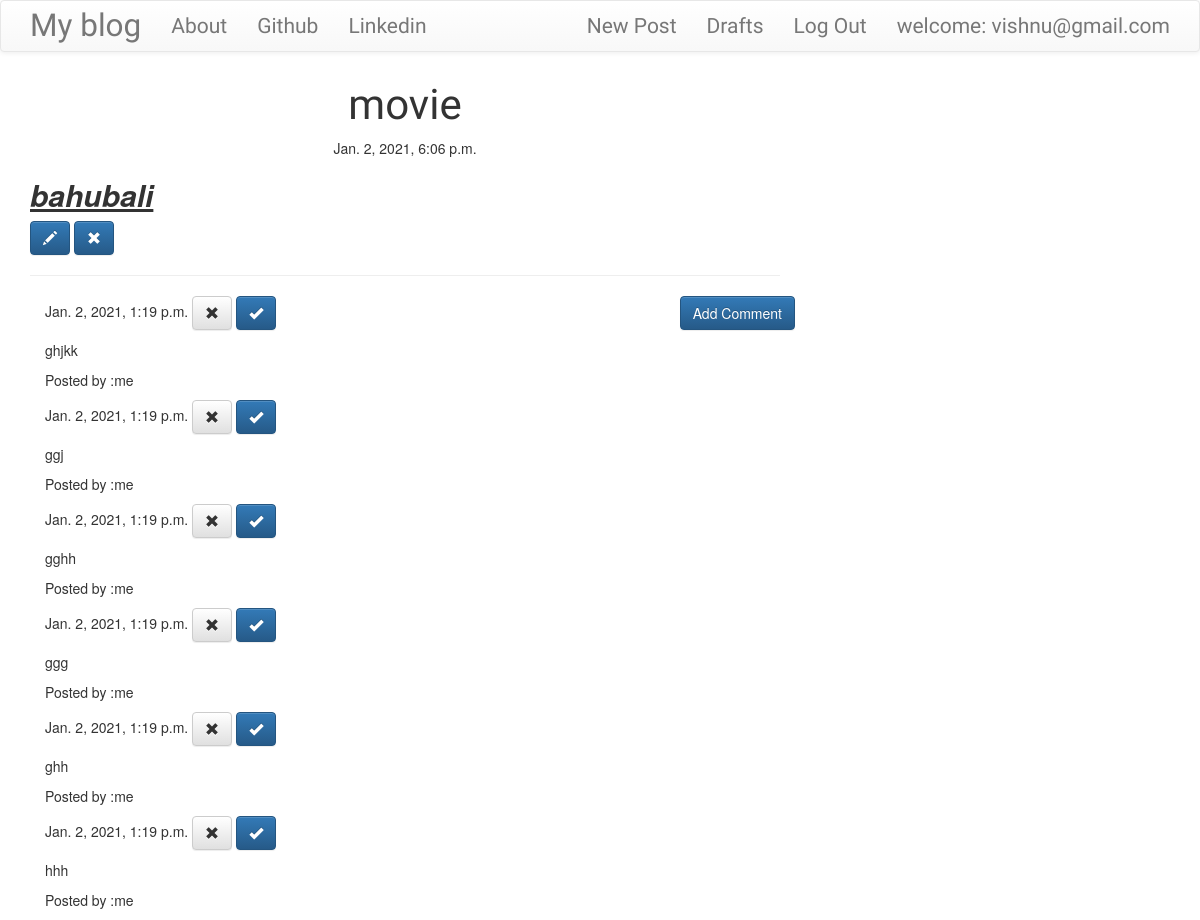
Page /post/1/ (signed in) on the committed database.
### blog/models.py (models this page shows, shortened)
class Post(models.Model):
    author = models.ForeignKey('auth.User',on_delete=models.PROTECT)
    title = models.CharField(max_length = 200)
    text = models.TextField()
    created_date = models.DateTimeField(default=timezone.now())
    published_date = models.DateTimeField(blank=True,null=True)

class Comment(models.Model):
    post = models.ForeignKey('blog.Post',on_delete=models.PROTECT,related_name='comments')
    author = models.CharField(max_length=200)
    text = models.TextField()
    created_date = models.DateTimeField(default=timezone.now())
    approved_comment = models.BooleanField(default=False)

### blog/views.py (the view)
# urls.py: path('post/<int:pk>/',views.PostDetailView.as_view(),name='post_detail'),
class PostDetailView(DetailView):
    model=Post

### blog/templates/blog/post_detail.html
{% extends "blog/base.html" %}
{% block content %}
  <h1 class="posttitle loader">{{ post.title }}</h1>
  {% if post.published_date %}
    <div class="date postdate">
      {{ post.published_date }}
    </div>
  {% else %}
    <a class="btn btn-default" href="{% url 'post_publish' pk=post.pk %}">Publish</a>
  {% endif %}
  <p class="postcontent">{{ post.text|safe|linebreaks}}</p>
  {% if user.is_authenticated %}
    <a class="btn btn-primary" href="{% url 'post_edit' pk=post.pk %}">
      <span class="glyphicon glyphicon-pencil"></span>
    </a>
    <a class="btn btn-primary" href="{% url 'post_remove' pk=post.pk %}">
      <span class="glyphicon glyphicon-remove"></span>
    </a>
  {% endif %}
  <hr>
  <a class='btn btn-primary btn-comment' href="{% url 'add_comment_to_post' pk=post.pk %}">Add Comment</a>
  <div class="container">
    {% for comment in post.comments.all %}
      {% if user.is_authenticated or comment.approved_comments %}
        {{comment.created_date}}
        {% if not comment.approve_comments %}
          <a class="btn btn-default" href="{% url 'comment_remove' pk=comment.pk %}">
            <span class="glyphicon glyphicon-remove"></span>
          </a>
          <a class="btn btn-primary" href="{% url 'comment_approve' pk=comment.pk %}">
            <span class="glyphicon glyphicon-ok"></span>
          </a>
        {% endif %}
        <p>{{comment.text|safe|linebreaks}}</p>
        <p>Posted by :{{ comment.author }}</p>
      {% endif %}
      {% empty %}
      <p>No Comments</p>
    {% endfor %}
  </div>
{% endblock %}

### blog/templates/blog/base.html (shortened to what this page needs)
<!DOCTYPE html>
{% load static %}
<html lang="en" dir="ltr">
  <head>
    <link rel="stylesheet" href="https://maxcdn.bootstrapcdn.com/bootstrap/3.3.7/css/bootstrap.min.css">
    <link rel="stylesheet" href="https://maxcdn.bootstrapcdn.com/bootstrap/3.3.7/css/bootstrap-theme.min.css">
    <link rel="stylesheet" href="//cdn.jsdelivr.net/npm/medium-editor@latest/dist/css/medium-editor.min.css" type="text/css" media="screen" charset="utf-8">
    <link rel="stylesheet" href="{% static 'css/blog.css'%}">
  </head>
  <body class="loader">
    <nav class='navbar navbar-default techfont custom-navbar'>
      <div class="container">
        <ul class='nav navbar-nav'>
          <li><a class="navbar-brand bigbrand" href="{% url 'post_list'%}">My blog</a></li>
          <li><a href="{% url 'about' %}">About</a></li>
          <li><a href="https://www.github.com">Github</a></li>
          <li><a href="https://www.linkedin.com">Linkedin</a></li>
        </ul>
        <ul class='nav navbar-nav navbar-right'>
            {% if user.is_authenticated %}
              <li>
                <a href="{% url 'post_new' %}">New Post</a>
              </li>
              <li>
                <a href="{% url 'post_draft_list' %}">Drafts</a>
              </li>
              <li>
                <a href="{% url 'logout' %}">Log Out</a>
              </li>
              <li>
                <a>welcome: {{user.username}}</a>
              </li>
                {% else %}
                  <li>
                    <a class='nav navbar-right' href="{% url 'login' %}"><span class="glyphicon glyphicon-user"></span></a>
                  </li>
            {% endif %}
        </ul>
      </div>
    </nav>
    <div class="content container">
      <div class="row">
        <div class="col-md-8">
          <div class="blog_posts">
            {% block content %}
            {% endblock %}
          </div>
        </div>
      </div>
    </div>
  </body>
</html>

### blog/static/css/blog.css (style rules this page uses)
.techfont { font-family: 'Russo One',sans-serif; font-size: 1.5em; margin-bottom: 10px; }
.postdate { text-align: center; }
.posttitle { font-family: 'Russo One',sans-serif; font-size: 3em; text-align: center; }
.postcontent { font-family: :'Monserrat'; font-size: 3em; }
.btn-comment { position: absolute; right: 0px; }
.bigbrand { font-size: 1.5em; }
.loader { filter:hue-rotate(0deg); color:linear-gradient(45deg,#0f8,#08f); animation:hue 10000ms infinite linear; }

### rows in the picture
Post: title "movie", published_date "Jan. 2, 2021, 6:06 p.m.", text "bahubali"
Comment: created_date "Jan. 2, 2021, 1:19 p.m.", text "ghjkk", author "me"
Comment: created_date "Jan. 2, 2021, 1:19 p.m.", text "ggj", author "me"
Comment: created_date "Jan. 2, 2021, 1:19 p.m.", text "gghh", author "me"
Comment: created_date "Jan. 2, 2021, 1:19 p.m.", text "ggg", author "me"
Comment: created_date "Jan. 2, 2021, 1:19 p.m.", text "ghh", author "me"
Comment: created_date "Jan. 2, 2021, 1:19 p.m.", text "hhh", author "me"

### other values in the picture
{{ user.username }} "vishnu@gmail.com"
